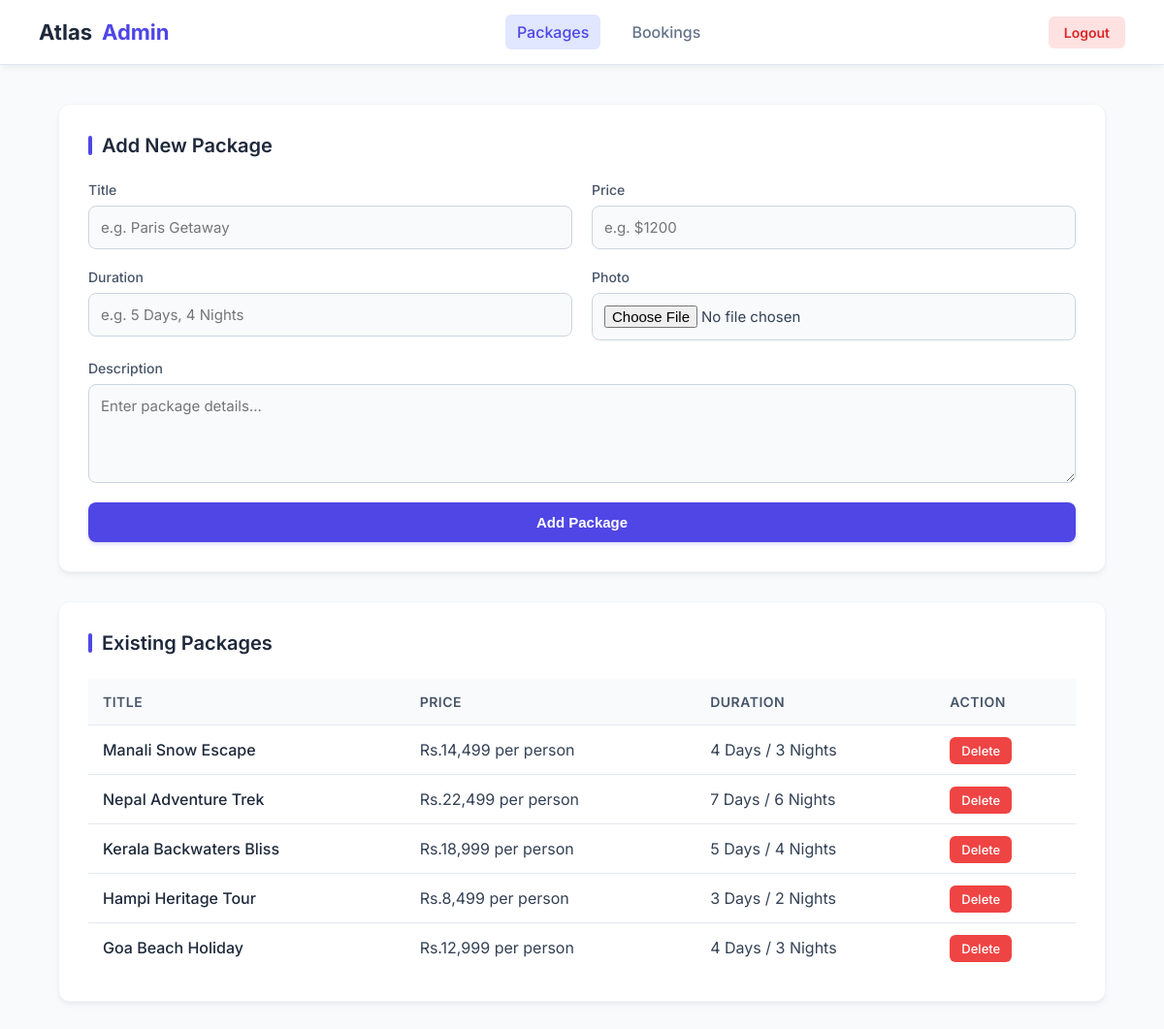
The page /admin/packages.php (signed in) on the database its author committed.
### tables this page shows
CREATE TABLE `packages` (
  `id` int(11) NOT NULL,
  `title` varchar(200) NOT NULL,
  `duration` varchar(100) DEFAULT NULL,
  `description` text DEFAULT NULL,
  `price` varchar(100) NOT NULL,
  `photo_url` varchar(300) DEFAULT NULL,
  `created_at` timestamp NOT NULL DEFAULT current_timestamp()
);

### admin/packages.php (the view, shortened to what this page needs)
<?php
require '../config/database.php';
$packages = $conn->query("SELECT * FROM packages ORDER BY id DESC");
?>
<!DOCTYPE html>
<html lang="en">
<head>
</head>
<body>
    <header>
        <a href="#" class="logo">Atlas<span>Admin</span></a>
        <div class="nav-links">
            <a href="packages.php" class="active">Packages</a>
            <a href="bookings.php">Bookings</a>
        </div>
        <div class="header-actions">
            <a href="logout.php" class="logout-btn">Logout</a>
        </div>
    </header>
    <div class="container">
        <div class="card">
            <h2>Add New Package</h2>
            <form class="add-form" method="POST" enctype="multipart/form-data">
                <div class="form-group">
                    <label>Title</label>
                    <input type="text" name="title" required placeholder="e.g. Paris Getaway">
                </div>
                <div class="form-group">
                    <label>Price</label>
                    <input type="text" name="price" required placeholder="e.g. $1200">
                </div>
                <div class="form-group">
                    <label>Duration</label>
                    <input type="text" name="duration" required placeholder="e.g. 5 Days, 4 Nights">
                </div>
                <div class="form-group">
                    <label>Photo</label>
                    <input type="file" name="photo" accept="image/*">
                </div>
                <div class="form-group full-width">
                    <label>Description</label>
                    <textarea name="description" rows="4" placeholder="Enter package details..."></textarea>
                </div>
                <div class="form-group full-width" style="text-align: right;">
                    <button type="submit" name="add_package" class="btn">Add Package</button>
                </div>
            </form>
        </div>
        <div class="card">
            <h2>Existing Packages</h2>
            <table>
                <thead>
                    <tr>
                        <th>Title</th>
                        <th>Price</th>
                        <th>Duration</th>
                        <th>Action</th>
                    </tr>
                </thead>
                <tbody>
                    <?php while ($row = $packages->fetch_assoc()): ?>
                    <tr>
                        <td style="font-weight: 500; color: #1e293b;"><?= htmlspecialchars($row['title']) ?></td>
                        <td><?= htmlspecialchars($row['price']) ?></td>
                        <td><?= htmlspecialchars($row['duration']) ?></td>
                        <td>
                            <a href="?delete=<?= $row['id'] ?>" class="action-btn btn-delete" onclick="return confirm('Are you sure you want to delete this package?')">Delete</a>
                        </td>
                    </tr>
                    <?php endwhile; ?>
                </tbody>
            </table>
        </div>
    </div>
</body>
</html>

### admin/packages.php (style rules this page uses)
body { font-family: 'Inter', sans-serif; background-color: #f8fafc; margin: 0; padding: 0; color: #334155; }
header { background-color: #ffffff; padding: 15px 40px; display: flex; justify-content: space-between; align-items: center; box-shadow: 0 4px 6px -1px rgba(0, 0, 0, 0.05); border-bottom: 1px solid #e2e8f0; }
.logo { font-size: 22px; font-weight: 700; color: #1e293b; text-decoration: none; display: flex; align-items: center; gap: 10px; }
.logo span { color: #4F46E5; }
.nav-links { display: flex; gap: 20px; }
.nav-links a { text-decoration: none; color: #64748b; font-weight: 500; padding: 8px 12px; border-radius: 6px; transition: all 0.2s; }
.nav-links a.active { color: #4F46E5; background-color: #e0e7ff; }
.header-actions { display: flex; align-items: center; gap: 15px; }
.logout-btn { color: #dc2626; background-color: #fee2e2; text-decoration: none; padding: 8px 16px; border-radius: 6px; font-weight: 600; font-size: 14px; transition: background-color 0.2s; }
.container { width: 90%; max-width: 1100px; margin: 40px auto; }
.card { background: #ffffff; padding: 30px; border-radius: 12px; box-shadow: 0 4px 6px -1px rgba(0, 0, 0, 0.05), 0 2px 4px -1px rgba(0, 0, 0, 0.03); margin-bottom: 30px; border: 1px solid #f1f5f9; }
h2 { color: #1e293b; margin-top: 0; margin-bottom: 25px; font-weight: 600; font-size: 20px; display: flex; align-items: center; gap: 10px; }
h2::before { content: ''; display: inline-block; width: 4px; height: 20px; background-color: #4F46E5; border-radius: 2px; }
form.add-form { display: grid; grid-template-columns: 1fr 1fr; gap: 20px; }
.form-group { display: flex; flex-direction: column; }
.form-group.full-width { grid-column: span 2; }
.form-group label { margin-bottom: 8px; font-weight: 500; font-size: 14px; color: #475569; }
.form-group input, .form-group textarea { padding: 12px; border: 1px solid #cbd5e1; border-radius: 8px; font-family: 'Inter', sans-serif; font-size: 15px; transition: all 0.2s; background-color: #f8fafc; }
.btn { background-color: #4F46E5; color: white; padding: 12px 24px; border: none; border-radius: 8px; cursor: pointer; font-size: 15px; font-weight: 600; transition: all 0.2s; box-shadow: 0 2px 4px rgba(79, 70, 229, 0.2); }
table { width: 100%; border-collapse: separate; border-spacing: 0; margin-top: 10px; }
table th, table td { padding: 15px; text-align: left; border-bottom: 1px solid #e2e8f0; }
table th { background-color: #f8fafc; color: #475569; font-weight: 600; font-size: 14px; text-transform: uppercase; letter-spacing: 0.5px; }
table tr:last-child td { border-bottom: none; }
.action-btn { padding: 6px 12px; text-decoration: none; color: white; border-radius: 6px; font-size: 13px; font-weight: 500; transition: background-color 0.2s; }
.btn-delete { background-color: #ef4444; }

### rows shown on the page
packages: title "Manali Snow Escape", price "Rs.14,499 per person", duration "4 Days / 3 Nights"
packages: title "Nepal Adventure Trek", price "Rs.22,499 per person", duration "7 Days / 6 Nights"
packages: title "Kerala Backwaters Bliss", price "Rs.18,999 per person", duration "5 Days / 4 Nights"
packages: title "Hampi Heritage Tour", price "Rs.8,499 per person", duration "3 Days / 2 Nights"
packages: title "Goa Beach Holiday", price "Rs.12,999 per person", duration "4 Days / 3 Nights"
